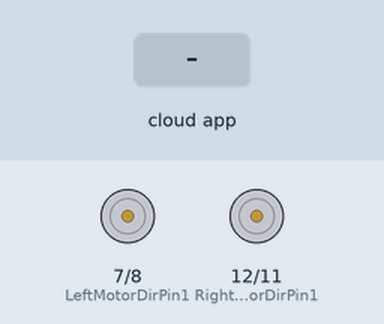
The sketch below on a simulated Arduino Uno, built with avr-gcc and run on an emulated ATmega328P. On the bench: motor-driver pin pairs drawn as motors (green arrow = first pin HIGH = forward, orange = second pin HIGH = backward, longer = more drive, scaled by the enable pin). The test bench sets the inputs (shaded band). The ROS host is connected and sends only what is stated.

Above: at 1.2 s.
1.3 s: the phone or cloud app sets linear.x to 100
At 1.9 s:
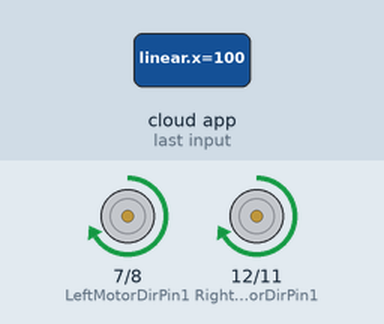
2.8 s: the phone or cloud app sets angular.z to -100
At 3.1 s:
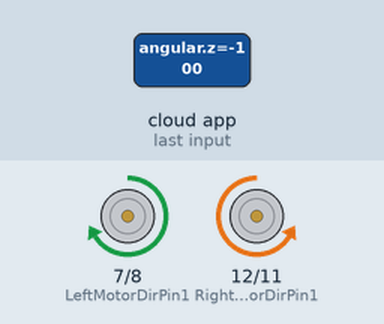
4.3 s: the phone or cloud app sets angular.z to 100
At 5.4 s:
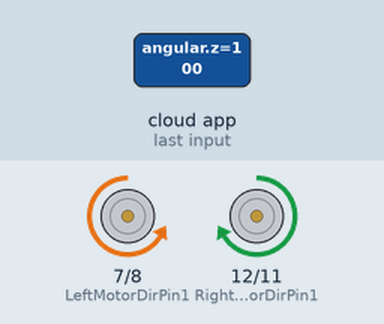
5.8 s: the phone or cloud app sets angular.z to 0
At 6.5 s:
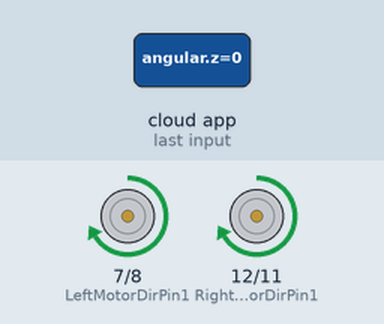
Timing chart, 0 to 8.3 s (numbered marks = the images above; inputs shaded):
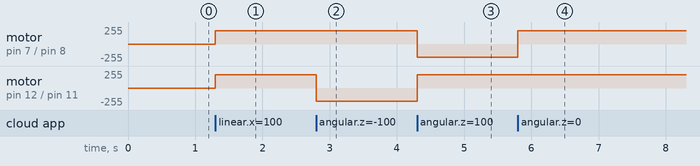

The sketch:

SLAM_0314.ino
```cpp
#if (ARDUINO >= 100)
#include <Arduino.h>
#else
#include <WProgram.h>
#endif


#include <ros.h>
#include <geometry_msgs/Twist.h>

// Pin variables for motors.
#define speedPinR 9    //  RIGHT PWM pin connect MODEL-X ENA
#define RightMotorDirPin1  12    //Right Motor direction pin 1 to MODEL-X IN1
#define RightMotorDirPin2  11    //Right Motor direction pin 2 to MODEL-X IN2
#define speedPinL 6    // Left PWM pin connect MODEL-X ENB
#define LeftMotorDirPin1  7    //Left Motor direction pin 1 to MODEL-X IN3
#define LeftMotorDirPin2  8   //Left Motor direction pin 1 to MODEL-X IN4

// Default_speed.
const int default_vel = 200;
int state_vel = default_vel;

enum State {FWD, BWD, RIGHT, LEFT, STOP};
State state;


void MoveLeft(const size_t speed) {
  digitalWrite(RightMotorDirPin1, HIGH);
  digitalWrite(RightMotorDirPin2,LOW);
  digitalWrite(LeftMotorDirPin1,LOW);
  digitalWrite(LeftMotorDirPin2,HIGH);
  analogWrite(speedPinL,speed);
  analogWrite(speedPinR, speed);
}

void MoveRight(const size_t speed) {
  digitalWrite(RightMotorDirPin1, LOW);
  digitalWrite(RightMotorDirPin2,HIGH);
  digitalWrite(LeftMotorDirPin1,HIGH);
  digitalWrite(LeftMotorDirPin2,LOW);
  analogWrite(speedPinL,speed);
  analogWrite(speedPinR,speed);
}

void MoveFwd(const size_t speed) {
  digitalWrite(RightMotorDirPin1, HIGH);
  digitalWrite(RightMotorDirPin2,LOW);
  digitalWrite(LeftMotorDirPin1,HIGH);
  digitalWrite(LeftMotorDirPin2,LOW);
  analogWrite(speedPinL,speed);
  analogWrite(speedPinR,speed);
}

void MoveBwd(const size_t speed) {
  digitalWrite(RightMotorDirPin1, LOW);
  digitalWrite(RightMotorDirPin2,HIGH);
  digitalWrite(LeftMotorDirPin1,LOW);
  digitalWrite(LeftMotorDirPin2,HIGH);
  analogWrite(speedPinL,speed);
  analogWrite(speedPinR,speed);
}

void MoveStop() {
  digitalWrite(RightMotorDirPin1, LOW);
  digitalWrite(RightMotorDirPin2,LOW);
  digitalWrite(LeftMotorDirPin1,LOW);
  digitalWrite(LeftMotorDirPin2,LOW);
}


double thresh = 0.1 ;

void messageCb(const geometry_msgs::Twist& twist)
{
  const float x = twist.linear.x;
  const float z_rotation = twist.angular.z;

  if(x > 0 && z_rotation >= -thresh && z_rotation <= thresh)
  {
    MoveFwd(default_vel);
  }
  else if(x > 0 && z_rotation < -thresh)
  {
    MoveRight(default_vel);
  }
  else if (x > 0 && z_rotation > thresh)
  {
    MoveLeft(default_vel);
  }

}

ros::NodeHandle nh;
ros::Subscriber<geometry_msgs::Twist> sub("cmd_vel", &messageCb);

void setup() {

  pinMode(RightMotorDirPin1, OUTPUT);
	pinMode(RightMotorDirPin2, OUTPUT);
	pinMode(speedPinL, OUTPUT);
	pinMode(LeftMotorDirPin1, OUTPUT);
  pinMode(LeftMotorDirPin2, OUTPUT);
  pinMode(speedPinR, OUTPUT);

  //nh.getHardware()->setBaud(9600);
  nh.initNode();
  nh.subscribe(sub);
}

void loop() {
  nh.spinOnce();
  delay(1);
}
```

Measured:
- after the input at 1.3 s, motor on pin 7 (LeftMotorDirPin1) / pin 8 (LeftMotorDirPin2), motor on pin 12 (RightMotorDirPin1) / pin 11 (RightMotorDirPin2): stopped → forward 200/255 at once
- after the input at 2.8 s, motor on pin 12 (RightMotorDirPin1) / pin 11 (RightMotorDirPin2): forward 200/255 → backward 200/255 at once
- after the input at 4.3 s, motor on pin 7 (LeftMotorDirPin1) / pin 8 (LeftMotorDirPin2): forward 200/255 → backward 200/255 at once; motor on pin 12 (RightMotorDirPin1) / pin 11 (RightMotorDirPin2): backward 200/255 → forward 200/255 at once
- after the input at 5.8 s, motor on pin 7 (LeftMotorDirPin1) / pin 8 (LeftMotorDirPin2): backward 200/255 → forward 200/255 at once
